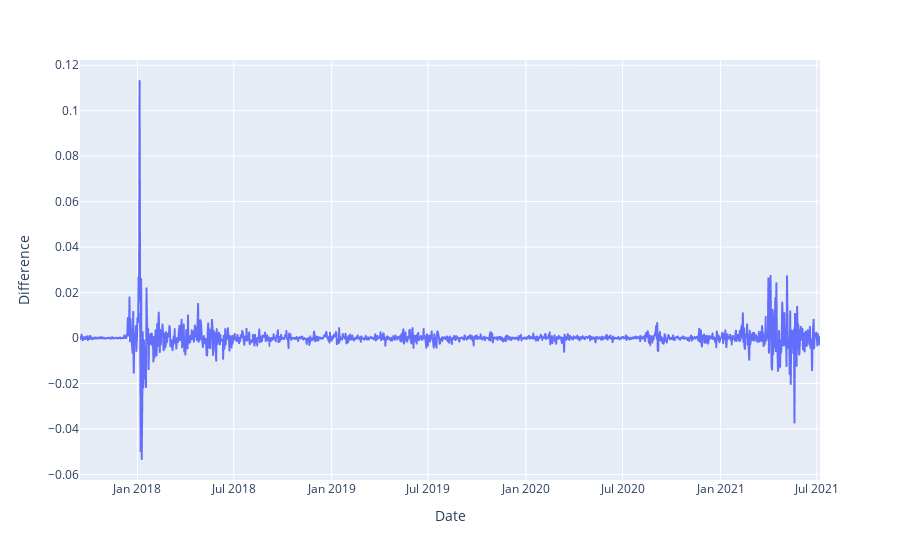

Here is the notebook cell this chart was saved with:
### Code cell
fig = px.line(data, x='Date', y="Difference")
fig.show();

### Figure 1 — Plotly figure (JSON) as saved in the notebook; plotly's stock layout.template omitted (floating-point values rounded to 4 significant figures; data arrays with more than 128 entries replaced by an {"elided": "..."} marker saying what was removed)
{"data": [{"hovertemplate": "Date=%{x}<br>Difference=%{y}<extra></extra>", "legendgroup": "", "line": {"color": "#636efa", "dash": "solid"}, "marker": {"symbol": "circle"}, "mode": "lines", "name": "", "showlegend": false, "x": {"elided": "1392 str values"}, "xaxis": "x", "y": {"elided": "1392 float values"}, "yaxis": "y", "type": "scattergl"}], "layout": {"xaxis": {"anchor": "y", "domain": [0, 1], "title": {"text": "Date"}}, "yaxis": {"anchor": "x", "domain": [0, 1], "title": {"text": "Difference"}}, "legend": {"tracegroupgap": 0}, "margin": {"t": 60}}}
